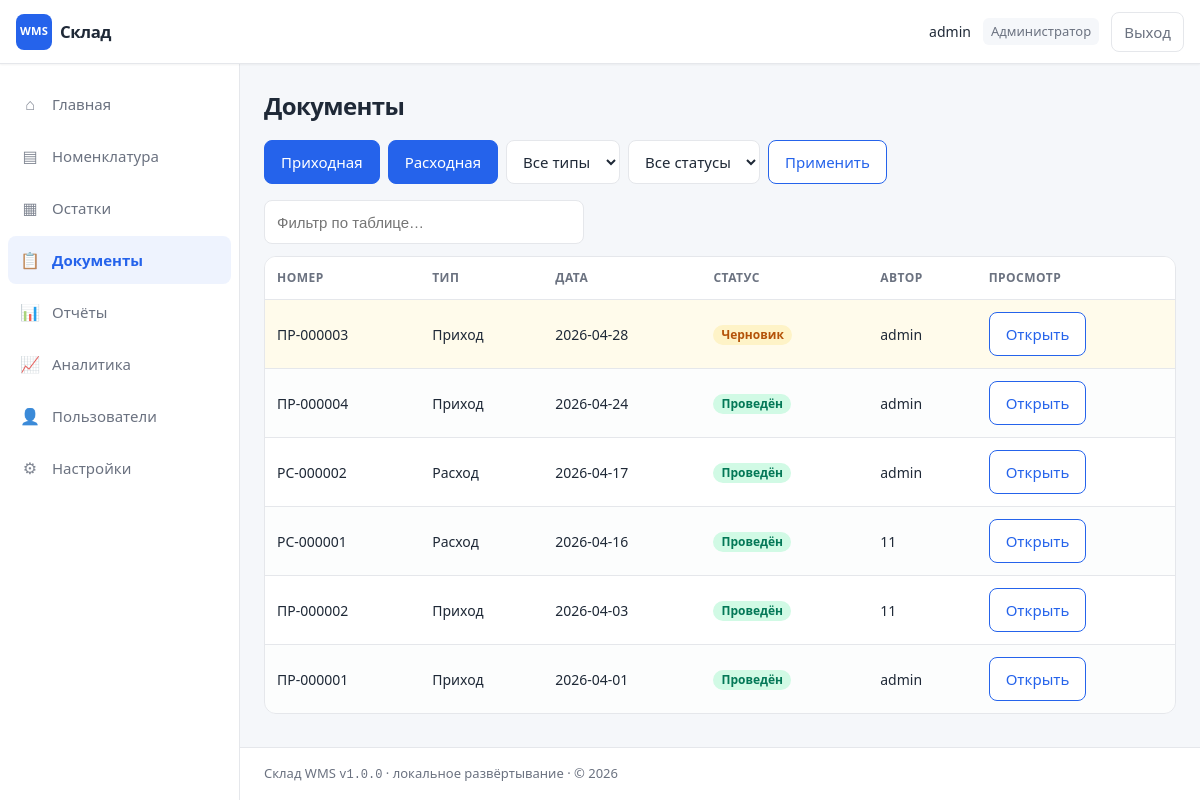
Page /documents (signed in) on the committed database.
### models.py (models this page shows, shortened)
class User(UserMixin, db.Model):
    __tablename__ = "users"
    id = db.Column(db.Integer, primary_key=True)
    username = db.Column(db.String(80), unique=True, nullable=False, index=True)
    password_hash = db.Column(db.String(256), nullable=False)
    role = db.Column(db.String(20), nullable=False, default="keeper")
    is_active = db.Column(db.Boolean, nullable=False, default=True)
    created_at = db.Column(db.DateTime, default=datetime.utcnow)
    documents = db.relationship("Document", backref="author", lazy="dynamic")

class Document(db.Model):
    __tablename__ = "documents"
    id = db.Column(db.Integer, primary_key=True)
    doc_type = db.Column(db.String(16), nullable=False)
    number = db.Column(db.String(32), unique=True, nullable=False, index=True)
    doc_date = db.Column(db.Date, nullable=False)
    status = db.Column(db.String(16), nullable=False, default="draft")
    notes = db.Column(db.Text, nullable=False, default="")
    user_id = db.Column(db.Integer, db.ForeignKey("users.id"), nullable=False)
    created_at = db.Column(db.DateTime, default=datetime.utcnow)
    updated_at = db.Column(db.DateTime, default=datetime.utcnow, onupdate=datetime.utcnow)
    lines = db.relationship(
        "DocumentLine",
        backref="document",
        lazy="selectin",
        cascade="all, delete-orphan",
        order_by="DocumentLine.id",
    )

### app.py (the view)
@app.route("/documents")
@login_required
def documents_list():
    status = request.args.get("status") or ""
    doc_type = request.args.get("type") or ""
    query = Document.query.options(joinedload(Document.author)).order_by(Document.doc_date.desc(), Document.id.desc())
    if status in ("draft", "posted", "cancelled"):
        query = query.filter_by(status=status)
    if doc_type in ("incoming", "outgoing"):
        query = query.filter_by(doc_type=doc_type)
    docs = query.limit(200).all()
    return render_template(
        "documents/list.html",
        documents=docs,
        f_status=status,
        f_type=doc_type,
        role_labels=ROLE_LABELS,
    )

### app.py (called while the page is built)
@login_manager.user_loader
def load_user(user_id):
    return db.session.get(User, int(user_id))

@app.context_processor
def inject_globals():
    return {
        "ROLE_LABELS": ROLE_LABELS,
        "today_iso": date.today().isoformat(),
        "wms_version": "1.0.0",
        "now_year": date.today().year,
    }

### templates/documents/list.html (shortened to what this page needs)
{% extends "base.html" %}
{% block content %}
<h1>Документы</h1>
<div class="toolbar no-print">
  {% if current_user.role in ('admin', 'keeper') %}
  <a class="btn btn-primary" href="{{ url_for('documents_incoming_new') }}">Приходная</a>
  <a class="btn btn-primary" href="{{ url_for('documents_outgoing_new') }}">Расходная</a>
  {% endif %}
  <form method="get" class="row-actions">
    <select name="type">
      <option value="">Все типы</option>
    </select>
    <select name="status">
      <option value="">Все статусы</option>
    </select>
    <button type="submit" class="btn btn-secondary">Применить</button>
  </form>
</div>
<div class="filter-row no-print">
  <input type="search" data-table-filter="tbl-docs" placeholder="Фильтр по таблице…">
</div>
<div class="wms-scroll-table">
  <table class="wms-table data-table" id="tbl-docs">
    <thead>
      <tr>
        <th data-sort="str">Номер</th>
        <th data-sort="str">Тип</th>
        <th data-sort="str">Дата</th>
        <th data-sort="str">Статус</th>
        <th data-sort="str">Автор</th>
        <th data-sort="none">Просмотр</th>
      </tr>
    </thead>
    <tbody>
      {% for d in documents %}
      <tr class="{% if d.status == 'draft' %}wms-table__row--draft{% elif d.status == 'cancelled' %}wms-table__row--cancelled{% endif %}">
        <td>{{ d.number }}</td>
        <td>{{ 'Приход' if d.doc_type == 'incoming' else 'Расход' }}</td>
        <td>{{ d.doc_date }}</td>
        <td>
          {% if d.status == 'draft' %}<span class="badge badge-draft">Черновик</span>
          {% elif d.status == 'posted' %}<span class="badge badge-posted">Проведён</span>
          {% else %}<span class="badge badge-cancelled">Отменён</span>{% endif %}
        </td>
        <td>{{ d.author.username if d.author else '—' }}</td>
        <td><a class="btn btn-secondary" href="{{ url_for('documents_view', did=d.id) }}">Открыть</a></td>
      </tr>
      {% else %}
      <tr><td colspan="6" class="empty">Нет документов.</td></tr>
      {% endfor %}
    </tbody>
  </table>
</div>
{% endblock %}

### templates/base.html (shortened to what this page needs)
<!DOCTYPE html>
<html lang="ru">
<head>
  <link rel="stylesheet" href="{{ url_for('static', filename='style.css') }}">
</head>
<body>
  {% if current_user.is_authenticated %}
  <div class="wms-layout">
    <header class="wms-layout__header wms-header">
      <a class="wms-header__brand" href="{{ url_for('dashboard') }}">
        <span class="wms-header__logo" aria-hidden="true">WMS</span>
        <span class="wms-header__title">Склад</span>
      </a>
      <div class="wms-header__user no-print">
        <span class="wms-header__user-name">{{ current_user.username }}</span>
        <span class="wms-header__user-role">{{ ROLE_LABELS.get(current_user.role, current_user.role) }}</span>
        <a class="btn btn-secondary" href="{{ url_for('logout') }}">Выход</a>
      </div>
    </header>
    <div class="wms-layout__body">
      <aside class="wms-sidebar no-print" data-nav-main aria-label="Разделы">
        <nav class="wms-sidebar__nav">
          {% set ep = request.endpoint or '' %}
          <a href="{{ url_for('dashboard') }}" class="wms-sidebar__link {{ 'wms-sidebar__link--active is-active' if ep == 'dashboard' else '' }}">
            <span class="wms-sidebar__icon" aria-hidden="true">⌂</span> Главная
          </a>
          <a href="{{ url_for('products_list') }}" class="wms-sidebar__link {{ 'wms-sidebar__link--active is-active' if ep and ep.startswith('products') else '' }}">
            <span class="wms-sidebar__icon" aria-hidden="true">▤</span> Номенклатура
          </a>
          <a href="{{ url_for('stock_view') }}" class="wms-sidebar__link {{ 'wms-sidebar__link--active is-active' if ep in ('stock_view', 'stock_history') else '' }}">
            <span class="wms-sidebar__icon" aria-hidden="true">▦</span> Остатки
          </a>
          {% if current_user.role in ('admin', 'keeper') %}
          <a href="{{ url_for('documents_list') }}" class="wms-sidebar__link {{ 'wms-sidebar__link--active is-active' if ep and ep.startswith('documents') else '' }}">
            <span class="wms-sidebar__icon" aria-hidden="true">📋</span> Документы
          </a>
          {% else %}
          <a href="{{ url_for('documents_list') }}" class="wms-sidebar__link {{ 'wms-sidebar__link--active is-active' if ep == 'documents_list' or ep == 'documents_view' else '' }}">
            <span class="wms-sidebar__icon" aria-hidden="true">📋</span> Документы
          </a>
          {% endif %}
          <a href="{{ url_for('report_index') }}" class="wms-sidebar__link {{ 'wms-sidebar__link--active is-active' if ep and ep.startswith('report') else '' }}">
            <span class="wms-sidebar__icon" aria-hidden="true">📊</span> Отчёты
          </a>
          <a href="{{ url_for('analytics') }}" class="wms-sidebar__link {{ 'wms-sidebar__link--active is-active' if ep == 'analytics' else '' }}">
            <span class="wms-sidebar__icon" aria-hidden="true">📈</span> Аналитика
          </a>
          {% if current_user.role == 'admin' %}
          <a href="{{ url_for('users_list') }}" class="wms-sidebar__link {{ 'wms-sidebar__link--active is-active' if ep and ep.startswith('users') else '' }}">
            <span class="wms-sidebar__icon" aria-hidden="true">👤</span> Пользователи
          </a>
          <a href="{{ url_for('settings') }}" class="wms-sidebar__link {{ 'wms-sidebar__link--active is-active' if ep == 'settings' or ep == 'backup_db' else '' }}">
            <span class="wms-sidebar__icon" aria-hidden="true">⚙</span> Настройки
          </a>
          {% endif %}
        </nav>
      </aside>
      <div class="wms-layout__content">
        <main class="wms-main">
  {% endif %}
          {% block content %}{% endblock %}
  {% if current_user.is_authenticated %}
        </main>
        <footer class="wms-footer no-print">
          <p>Склад WMS <span class="wms-footer__ver">v{{ wms_version }}</span> · локальное развёртывание · © {{ now_year }}</p>
        </footer>
      </div>
    </div>
  </div>
  {% endif %}
</body>
</html>

### rows in the picture
User: username "admin", get "Администратор"
Document: number "ПР-000003", doc_type "Приход", doc_date "2026-04-28", status "Черновик", author "admin"
Document: number "ПР-000004", doc_type "Приход", doc_date "2026-04-24", status "Проведён", author "admin"
Document: number "РС-000002", doc_type "Расход", doc_date "2026-04-17", status "Проведён", author "admin"
Document: number "РС-000001", doc_type "Расход", doc_date "2026-04-16", status "Проведён", author "11"
Document: number "ПР-000002", doc_type "Приход", doc_date "2026-04-03", status "Проведён", author "11"
Document: number "ПР-000001", doc_type "Приход", doc_date "2026-04-01", status "Проведён", author "admin"

### other values in the picture
{{ wms_version }} "1.0.0"
